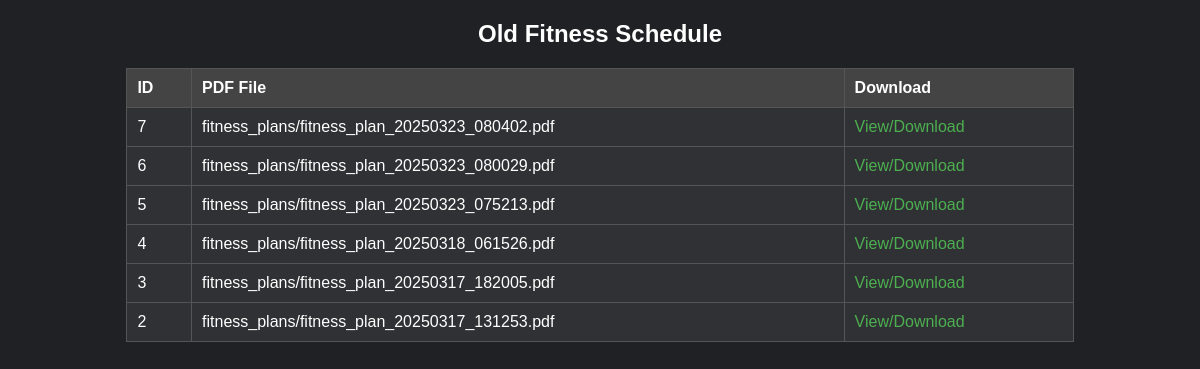
The app's page /fitness_plan/ with its own data.
### myapp/models.py (models this page shows, shortened)
class Gptinfo(models.Model):
    pdf_file = models.FileField(upload_to='fitness_plans/')
    created_at = models.DateTimeField(auto_now_add=True)
    class Meta:
        ordering = ['-created_at']

### myapp/views.py (the view)
# urls.py: path("fitness_plan/", views.display_fitness_plan, name="ourOldschedule"),
def display_fitness_plan(request):
    gptinfos = Gptinfo.objects.all()
    return render(request, 'myapp/ourOldschedule.html', {'gptinfos': gptinfos})

### myapp/templates/myapp/ourOldschedule.html (shortened to what this page needs)
<!DOCTYPE html>
<html lang="en">
<head>
</head>
<body>
    <h2>Old Fitness Schedule</h2>
    <table>
        <thead>
            <tr>
                <th>ID</th>
                <th>PDF File</th>
                <th>Download</th>
            </tr>
        </thead>
        <tbody>
            {% for item in gptinfos %}
            <tr>
                <td>{{ item.id }}</td>
                <td>{{ item.pdf_file.name }}</td>
                <td>
                    {% if item.pdf_file %}
                        <a href="{{ item.pdf_file.url }}" target="_blank">View/Download</a>
                    {% else %}
                        No file available
                    {% endif %}
                </td>
            </tr>
            {% empty %}
            <tr>
                <td colspan="3">No records found</td>
            </tr>
            {% endfor %}
        </tbody>
    </table>
</body>
</html>

### myapp/templates/myapp/ourOldschedule.html (style rules this page uses)
body { font-family: Arial, sans-serif; background-color: #202124; color: white; text-align: center; }
table { width: 80%; margin: 20px auto; border-collapse: collapse; background-color: #303134; color: white; }
th, td { border: 1px solid #555; padding: 10px; text-align: left; }
th { background-color: #444; }
a { color: #4CAF50; text-decoration: none; }

### records on screen
Gptinfo: id "7", pdf_file.name "fitness_plans/fitness_plan_20250323_080402.pdf"
Gptinfo: id "6", pdf_file.name "fitness_plans/fitness_plan_20250323_080029.pdf"
Gptinfo: id "5", pdf_file.name "fitness_plans/fitness_plan_20250323_075213.pdf"
Gptinfo: id "4", pdf_file.name "fitness_plans/fitness_plan_20250318_061526.pdf"
Gptinfo: id "3", pdf_file.name "fitness_plans/fitness_plan_20250317_182005.pdf"
Gptinfo: id "2", pdf_file.name "fitness_plans/fitness_plan_20250317_131253.pdf"
